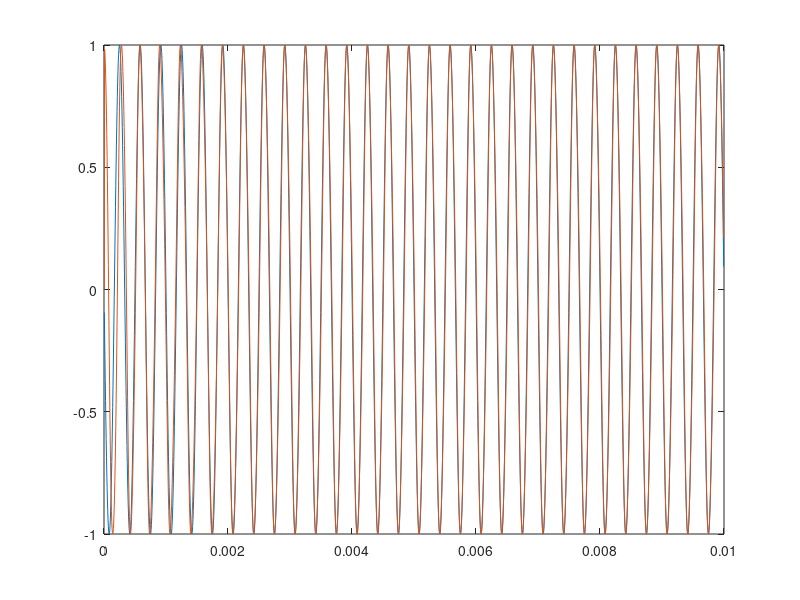

This figure's MATLAB source:
fs = 2e5;
t_tot = 10e-3;
N = fs*t_tot;

f0 = 3e3;

ph_err = [];

t = zeros(1,N);
vco = zeros(1,N);
ph = zeros(1,N);
ph_est = zeros(1,N);
lp = zeros(1,N);
y = zeros(1,N);
integ = zeros(1,N);

Bn = 0.01*fs;
damp = 1;

k0 = 1;
kd = 1;
kp = 1/(kd*k0)*4*damp/(damp+1/(4*damp))*Bn/fs;
ki = 1/(kd*k0)*4/(damp+1/(4*damp))^2*(Bn/fs)^2;

integ_out = 0;

for n = 1:N-1
    t(n) = t_tot*n/N;
    % input signal
    y(n) = sin(2*pi*f0*t(n)+pi);

    % phase detect
    ph(n) = kd*y(n)*imag(vco(n));

    % loop filter
    integ_out = ki*ph(n)+integ_out;
    lp(n) = kp*ph(n) + integ_out;

    % vco
    ph_est(n+1) = ph_est(n) + k0*lp(n);
    vco(n+1) = exp(-1j*(2*pi*f0*t_tot*(n+1)/N+ph_est(n)));
end


plot(t(1:end-1),y(1:end-1));
hold on;
plot(t(1:end-1),real(vco(1:end-1)));